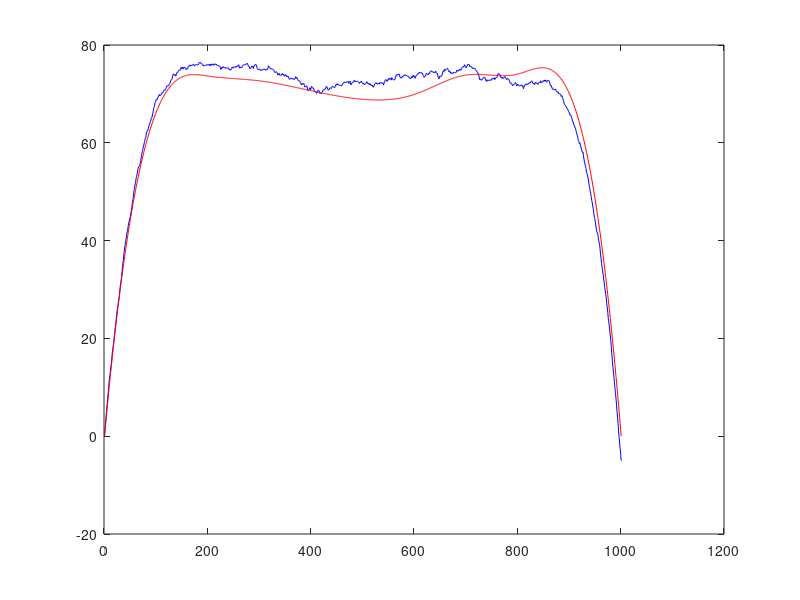
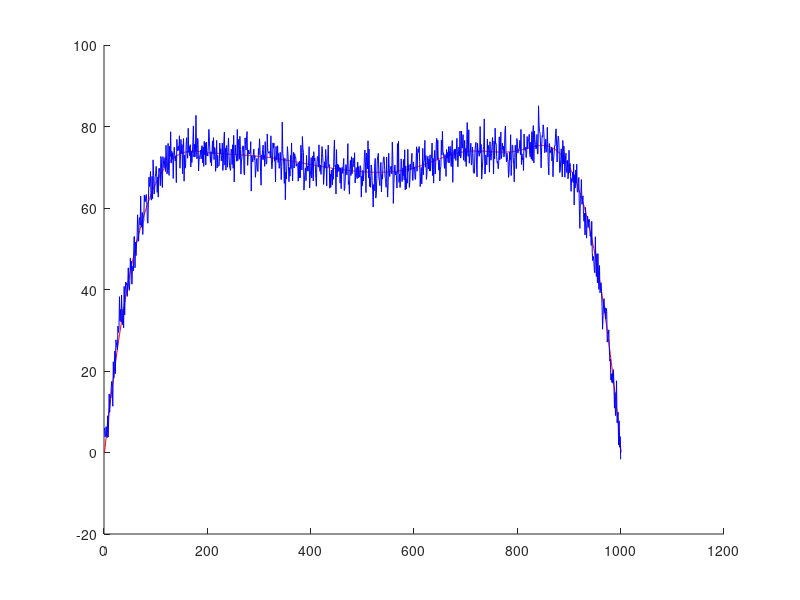
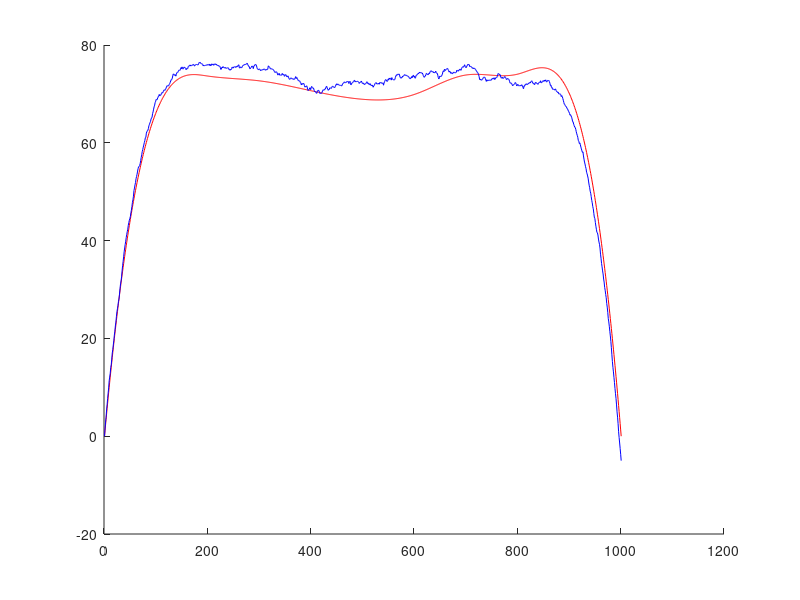

Here is the MATLAB script that generated these plots, in order:
close all
clear
load data_task4.mat
%%%%%%%%%%% part a %%%%%%%%%%%%%
mean_x = zeros(1,1001);
var_x = 0;
for i = 2:N
    mean_x(i) = mean_x(i-1) + dt * u(i-1);
    var_x = var_x + dt^2 * R_action;
    
end
figure
plot(mean_x,'b')
hold on
plot(x_real,'r')
%%%%%%%%% part b %%%%%%%%%%%%%
figure
hold on
plot(x_real,'r')
plot(z,'b')

%%%%%%%% part d %%%%%%%%%%%
mean_x = zeros(1,1001);
mean_x_post = zeros (1,1001);
var_x = 0;
var_x_post = zeros (1,1001);
for i = 2:N
    mean_x(i) = mean_x(i-1) + dt * u(i-1);
    var_x = var_x_post(i-1) + dt^2 * R_action;
    K = var_x * (var_x + 10)^(-1);
    mean_x_post(i) = mean_x(i) + K * (z(i-1) - mean_x(i));
    var_x_post(i) = (1 - K) * var_x;
    
    
end
figure
hold on
plot(x_real,'r')
plot(mean_x,'b')
figure

